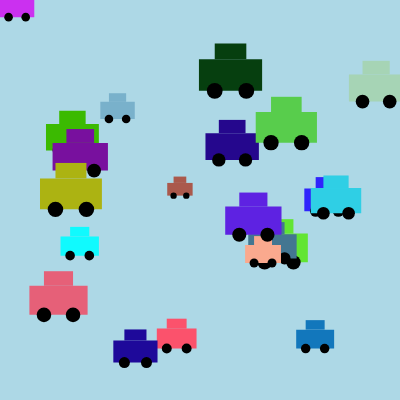
Frame 1 (no input)
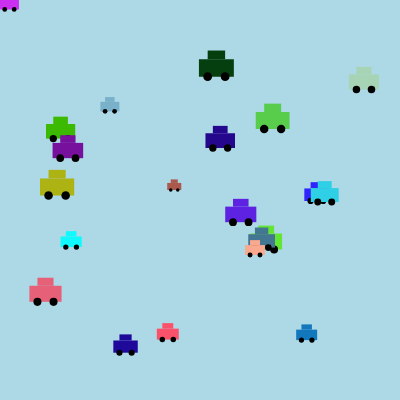
Frame 60 (no input)
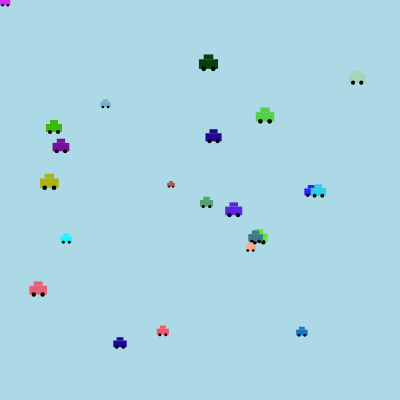
Frame 120 (the mouse pressed at the canvas centre since frame 60)

The p5.js sketch that drew these frames (run headless with seeded random() and noise() and a simulated clock; from frame 60 on, the mouse is pressed at the canvas centre):

// p5.js sketch
// ── sketch.js
let cars = [];

function setup() {
  createCanvas(400, 400);
  frameRate(30);
  CarPower();

  mousePressed();
}

function draw() {
  background('lightblue');

  // Update and draw all cars
  updateAndDrawCars();
}

// Create a random car
function createCar() {
  return {
    x: random(20, 350),
    y: random(50, 350),
    size: random(20, 75),
    color: color(random(255), random(255), random(255)),
    lifespan: 255
  };
}

// Draw a car
function drawCar(car) {
  noStroke();

  // Car body
  fill(car.color);
  rect(car.x, car.y, car.size, car.size / 2);

  // Car roof
  rect(
    car.x + car.size / 4,
    car.y - car.size / 4,
    car.size / 2,
    car.size / 4
  );

  // Wheels
  fill('black');
  circle(
    car.x + car.size / 4,
    car.y + car.size / 2,
    car.size / 4
  );

  circle(
    car.x + car.size * 3 / 4,
    car.y + car.size / 2,
    car.size / 4
  );
}

// Update cars and remove them when they disappear
function updateAndDrawCars() {
  for (let i = cars.length - 1; i >= 0; i--) {
    let car = cars[i];

    drawCar(car);

    car.size = car.size * 0.99;
    car.lifespan = car.lifespan - 1;

    if (car.lifespan <= 0) {
      cars.splice(i, 1);
    }
  }
}
  function mousePressed() {
  let car = createCar();

  // reassign x to be mouseX
  car.x = mouseX; 
  
  // reassign y to be mouseY
  car.y = mouseY;

  // add the flower to the flowers array
  cars.push(car);
}
function CarPower() 
{
    // Create 20 cars
  for (let i = 0; i < 20; i++) {
    cars.push(createCar());
  }
}
